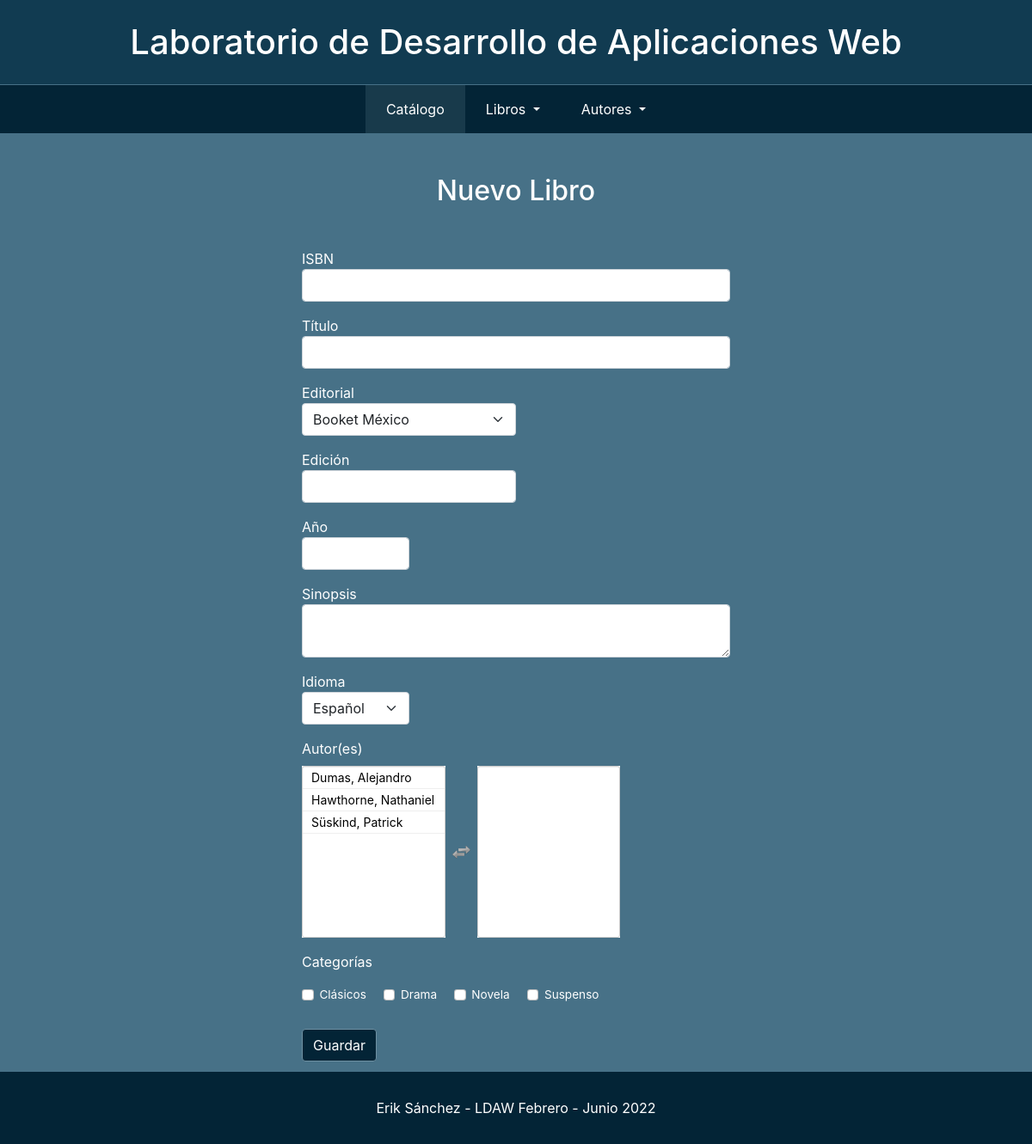
Page /php/newBook.php on the committed database.
### tables this page shows
CREATE TABLE `authors` (
  `id` bigint UNSIGNED NOT NULL,
  `first_name` varchar(50) NOT NULL,
  `last_name` varchar(50) DEFAULT NULL,
  `country_id` bigint UNSIGNED DEFAULT NULL
);

CREATE TABLE `categories` (
  `id` bigint UNSIGNED NOT NULL,
  `name` varchar(20) NOT NULL,
  `description` text
);

### php/utils/DB.class.php (called while the page is built, shortened)
<?php
class DB{
    private static $instance = null;
    private $connection = null;
    private function __construct(){
        $this->connection = new PDO(
            'mysql:host=' . DB_HOST . ';dbname=' . DB_NAME,
            DB_USER,
            DB_PASSWORD
        );
    }
    public static function getInstance(){
        if(empty(self::$instance)){
            self::$instance = new DB();
        }
        return self::$instance;
    }
    public function query($query, $params = []){
        $st = $this->connection->prepare($query);
        if($st->execute($params)){
            return $st->fetchAll(PDO::FETCH_ASSOC);
        }
        return false;
    }
}

### php/models/Publisher.class.php (called while the page is built, shortened)
<?php
require_once(dirname(__FILE__) . "/../utils/DB.class.php");
class Publisher{
    public function __construct($array){
       $this->id = $array["id"];
       $this->name = $array["name"];
    }
    public static function getAll(){
        $result = DB::getInstance()->query("SELECT * FROM publishers ORDER BY name ASC");
        $publishers = [];
        foreach($result as $publisher){
            $publishers[] = new Publisher($publisher);
        }
        return $publishers;
    }
}

### php/controllers/BooksController.class.php (called while the page is built, shortened)
<?php
require_once(dirname(__FILE__) . "/../models/Language.class.php");
require_once(dirname(__FILE__) . "/../models/Author.class.php");
require_once(dirname(__FILE__) . "/../models/Category.class.php");
require_once(dirname(__FILE__) . "/../models/Publisher.class.php");
class BooksController{
    public function newBook(){
        $languages = Language::getAll();
        $authors = Author::getAll();
        $categories = Category::getAll();
        $publishers = Publisher::getAll();
        return [
            "languages" => $languages,
            "authors" => $authors,
            "categories" => $categories,
            "publishers" => $publishers,
            "pageName" => "newBook"
        ];
    }
}

### php/models/Language.class.php (called while the page is built, shortened)
<?php
require_once(dirname(__FILE__) . "/../utils/DB.class.php");
class Language{
    public function __construct($array){
       $this->id = $array["id"];
       $this->name = $array["name"];
    }
    public static function getAll(){
        $result = DB::getInstance()->query("SELECT * FROM languages ORDER BY name ASC");
        $languages = [];
        foreach($result as $lang){
            $languages[] = new Language($lang);
        }
        return $languages;
    }
}

### php/models/Author.class.php (called while the page is built, shortened)
<?php
require_once(dirname(__FILE__) . "/../utils/DB.class.php");
require_once(dirname(__FILE__) . "/Country.class.php");
class Author{
    public function __construct($array){
        $this->id = $array["id"];
        $this->country = Country::find($array["country_id"]);
    }
    public static function getAll(){
        $result = DB::getInstance()->query("SELECT *
            FROM authors
            ORDER BY last_name, first_name ASC"
        );
        $authors = [];
        foreach($result as $author){
            $authors[] = new Author($author);
        }
        return $authors;
    }
}

### php/models/Country.class.php (called while the page is built, shortened)
<?php
require_once(dirname(__FILE__) . "/../utils/DB.class.php");
class Country{
    public static function find($id){
        $result = DB::getInstance()->query("SELECT * FROM Countries WHERE id=?", [$id]);
        return new Country($result[0]);
    }
}

### php/models/Category.class.php (called while the page is built, shortened)
<?php
require_once(dirname(__FILE__) . "/../utils/DB.class.php");
class Category{
    public function __construct($array){
       $this->id = $array["id"];
       $this->name = $array["name"];
    }
    public static function getAll(){
        $result = DB::getInstance()->query("SELECT * FROM categories ORDER BY name ASC");
        $categories = [];
        foreach($result as $category){
            $categories[] = new Category($category);
        }
        return $categories;
    }
}

### php/newBook.php (the view, shortened to what this page needs)
<?php
require_once(dirname(__FILE__) . "/controllers/BooksController.class.php");
$controller = new BooksController();
extract($controller->newBook());
?>
<!DOCTYPE html>
<html lang="en">
    <head>
        <?php require_once(dirname(__FILE__) . "/partials/styles.php"); ?>
        <link rel="stylesheet" href="./js/multiselect/css/multi-select.css" />
        <link rel="stylesheet" href="./css/newBook.css" />
    </head>
    <body>
        <?php require_once(dirname(__FILE__) . "/partials/header.php"); ?>
        <?php require_once(dirname(__FILE__) . "/partials/main_nav.php"); ?>
        <main class="container-fluid py-5 mb-5">
            <h2>Nuevo Libro</h2>
            <form action="./newBook.php" method="post" id="newBookForm" class="mx-auto mt-sm-5">
                <div class="form-group mb-3">
                    <label for="isbn">ISBN</label>
                    <input type="text" class="form-control" id="isbn" name="isbn" required />
                </div>
                <div class="form-group mb-3">
                    <label for="title">Título</label>
                    <input type="text" class="form-control" id="title" name="title" required />
                </div>
                <div class="form-group mb-3">
                    <label for="publisher">Editorial</label>
                    <select class="form-select w-50" id="publisher" name="publisher" required>
                        <?php foreach($publishers as $publisher){ ?>
                            <option value="<?php echo($publisher->id); ?>">
                                <?php echo($publisher->name); ?>
                            </option>
                        <?php } ?>
                    </select>
                </div>
                <div class="form-group mb-3">
                    <label for="edition">Edición</label>
                    <input type="text" class="form-control w-50" id="edition" name="edition" required />
                </div>
                <div class="form-group mb-3">
                    <label for="year">Año</label>
                    <input type="number" class="form-control w-25" id="year" name="year" step="1" required />
                </div>
                <div class="form-group mb-3">
                    <label for="summary">Sinopsis</label>
                    <textarea class="form-control" id="summary" name="summary" ></textarea>
                </div>
                <div class="form-group mb-3">
                    <label for="language">Idioma</label>
                    <select class="form-select w-25" id="language" name="language" required>
                        <?php foreach($languages as $lang){ ?>
                            <option value="<?php echo($lang->id); ?>">
                                <?php echo($lang->name); ?>
                            </option>
                        <?php } ?>
                    </select>
                </div>
                <div class="form-group mb-3">
                    <label for="authors" class="mb-2">Autor(es)</label>
                    <select multiple="multiple" id="authors" name="authors[]">
                        <?php foreach($authors as $author){ ?>
                            <option value="<?php echo($author->id); ?>">
                            </option>
                        <?php } ?>
                    </select>
                </div>
                <div class="form-group mb-3">
                    <label for="category">Categorías</label>
                    <div class="mt-3 categories-list">
                        <?php foreach($categories as $category){ ?>
                            <div class="form-check form-check-inline">
                                <input
                                    class="form-check-input"
                                    type="checkbox"
                                    name="<?php echo('category[' . $category->id . ']') ?>"
                                    id="<?php echo('category_' . $category->id) ?>"
                                    value="1"
                                />
                                <label class="form-check-label" for="category_1">
                                    <?php echo($category->name); ?>
                                </label>
                            </div>
                        <?php } ?>
                    </div>
                </div>
                <div class="form-group mt-4">
                    <button type="submit" class="btn btn-primary">Guardar</button>
                </div>
            </form>
        </main>
        <?php require_once(dirname(__FILE__) . "/partials/footer.php"); ?>
    </body>
</html>

### php/css/main.css (style rules this page uses)
:root { --dark-bg: #032436; --medium-bg: #113b51; --light-bg: #477187; --extra-light-bg: #6f90a2; --main-font-color: #ffffff; --income-color: #50948a; --outcome-color: #ad6147; }
body { margin: 0; font-family: -apple-system, BlinkMacSystemFont, "Segoe UI", "Roboto", "Oxygen", "Ubuntu", "Cantarell", "Fira Sans", "Droid Sans", "Helvetica Neue", sans-serif; -webkit-font-smoothing: antialiased; -moz-osx-font-smoothing: grayscale; background-color: var(--light-bg); color: var(--main-font-color); }
main { max-width: 90%; }
@media (min-width: 768px) { main { max-width: 85%; } }
main { padding: 25px; }
.btn.btn-primary { background-color: var(--dark-bg); color: var(--main-font-color); border-color: var(--extra-light-bg); }
main h2 { text-align: center; }

### php/js/multiselect/css/multi-select.css (style rules this page uses)
.ms-container .ms-selectable li.ms-elem-selectable, .ms-container .ms-selection li.ms-elem-selection { border-bottom: 1px #eee solid; padding: 2px 10px; color: #555; font-size: 14px; }

### php/css/newBook.css (style rules this page uses)
#newBookForm { width: 90%; }
.ms-container .ms-list li.ms-elem-selectable, .ms-container .ms-list li.ms-selected { color: #000000; }
@media (min-width: 1200px) { #newBookForm { width: 50%; } }
.categories-list { font-size: 0.85rem; }

### rows in the picture
authors: $author->id 1 (drawn)
authors: $author->id 2 (drawn)
authors: $author->id 3 (drawn)
categories: name "Clásicos"
categories: name "Drama"
categories: name "Novela"
categories: name "Suspenso"

### other values in the picture
form field publisher "Booket México"
form field language "Español"
